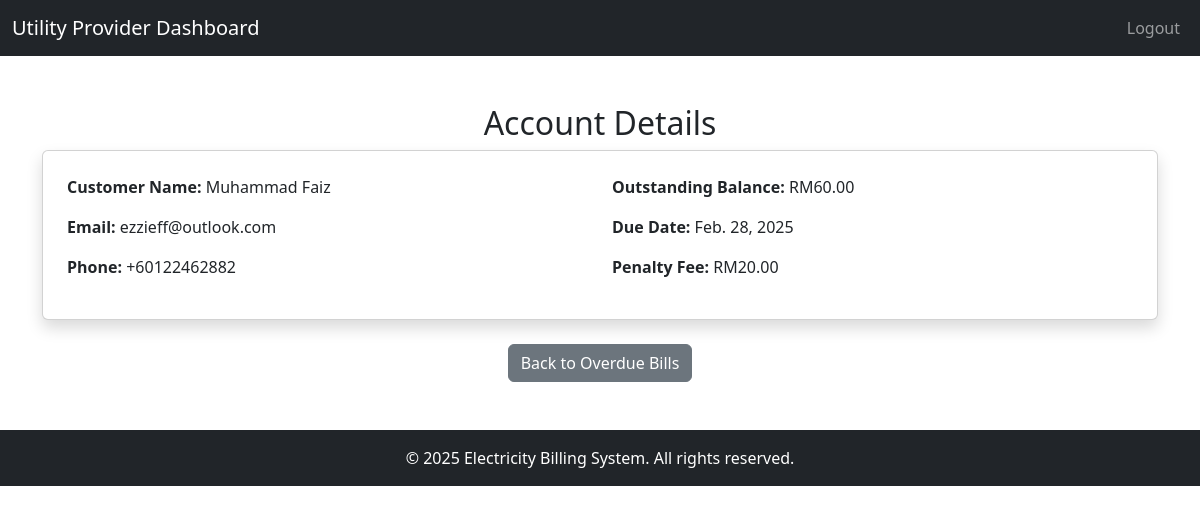
The app's page /account-details/B55850/ with its own data.
### app/models.py (models this page shows, shortened)
class Bill(models.Model):
    STATUS_CHOICES = [
        (True, 'Paid'),
        (False, 'Unpaid')
    ]
    bill_id = models.CharField(primary_key=True, max_length=6)
    customer = models.ForeignKey(Customer, on_delete=models.CASCADE)
    due_date = models.DateField()
    amount = models.DecimalField(max_digits=10, decimal_places=2)
    paid = models.BooleanField(choices=STATUS_CHOICES)
    creation_date = models.DateField()
    penalty_fee = models.DecimalField(max_digits=10, decimal_places=2)
    usage =  models.DecimalField(max_digits=10, decimal_places=2)

class BaseProfile(models.Model):
    user = models.OneToOneField(get_user_model(), on_delete=models.CASCADE, related_name="%(class)s_profile")
    identifier = models.CharField(max_length=6, unique=True, null=True, blank=True)
    PREFIX = ""
    class Meta:
        abstract = True

class Customer(BaseProfile):
    PREFIX = "C"

### app/views.py (the view)
# urls.py: path('account-details/<str:bill_id>/', views.account_details, name='account_details'),
def account_details(request, bill_id):
    bill = get_object_or_404(Bill, bill_id=bill_id)
    customer = get_object_or_404(Customer, customer_id=bill.customer.customer_id)
    return render(request, 'app/account_details.html', {'bill': bill})

### app/templates/app/account_details.html (shortened to what this page needs)
{% extends "base.html" %}
{% block content %}
<nav class="navbar navbar-expand-lg navbar-dark bg-dark">
    <div class="container-fluid">
        <a class="navbar-brand" href="#">Utility Provider Dashboard</a>
        <div class="collapse navbar-collapse" id="navbarNav">
            <ul class="navbar-nav ms-auto">
                <li class="nav-item">
                    <a class="nav-link" href="{% url 'logout' %}">Logout</a>
                </li>
            </ul>
        </div>
    </div>
</nav>
<div class="container mt-5">
    <h2 class="text-center">Account Details</h2>
    <div class="card shadow p-4">
        <div class="row">
            <div class="col-md-6">
                <p><strong>Customer Name:</strong> {{ bill.customer.customer_name }}</p>
                <p><strong>Email:</strong> {{ bill.customer.customer_email }}</p>
                <p><strong>Phone:</strong> {{ bill.customer.customer_number }}</p>
            </div>
            <div class="col-md-6">
                <p><strong>Outstanding Balance:</strong> RM{{ bill.amount }}</p>
                <p><strong>Due Date:</strong> {{ bill.due_date }}</p>
                <p><strong>Penalty Fee:</strong> RM{{ bill.penalty_fee }}</p>
            </div>
        </div>
    </div>
    <div class="text-center mt-4">
        <a href="{% url 'overdue_bills' %}" class="btn btn-secondary">Back to Overdue Bills</a>
    </div>
</div>
<footer class="bg-dark text-white text-center py-3 mt-5">
    <div class="container">
        <p class="mb-0">&copy; 2025 Electricity Billing System. All rights reserved.</p>
    </div>
</footer>
{% endblock %}

### records on screen
Bill: customer.customer_name "Muhammad Faiz", customer.customer_email "ezzieff@outlook.com", customer.customer_number "+60122462882", amount "60.00", due_date "Feb. 28, 2025", penalty_fee "20.00"
